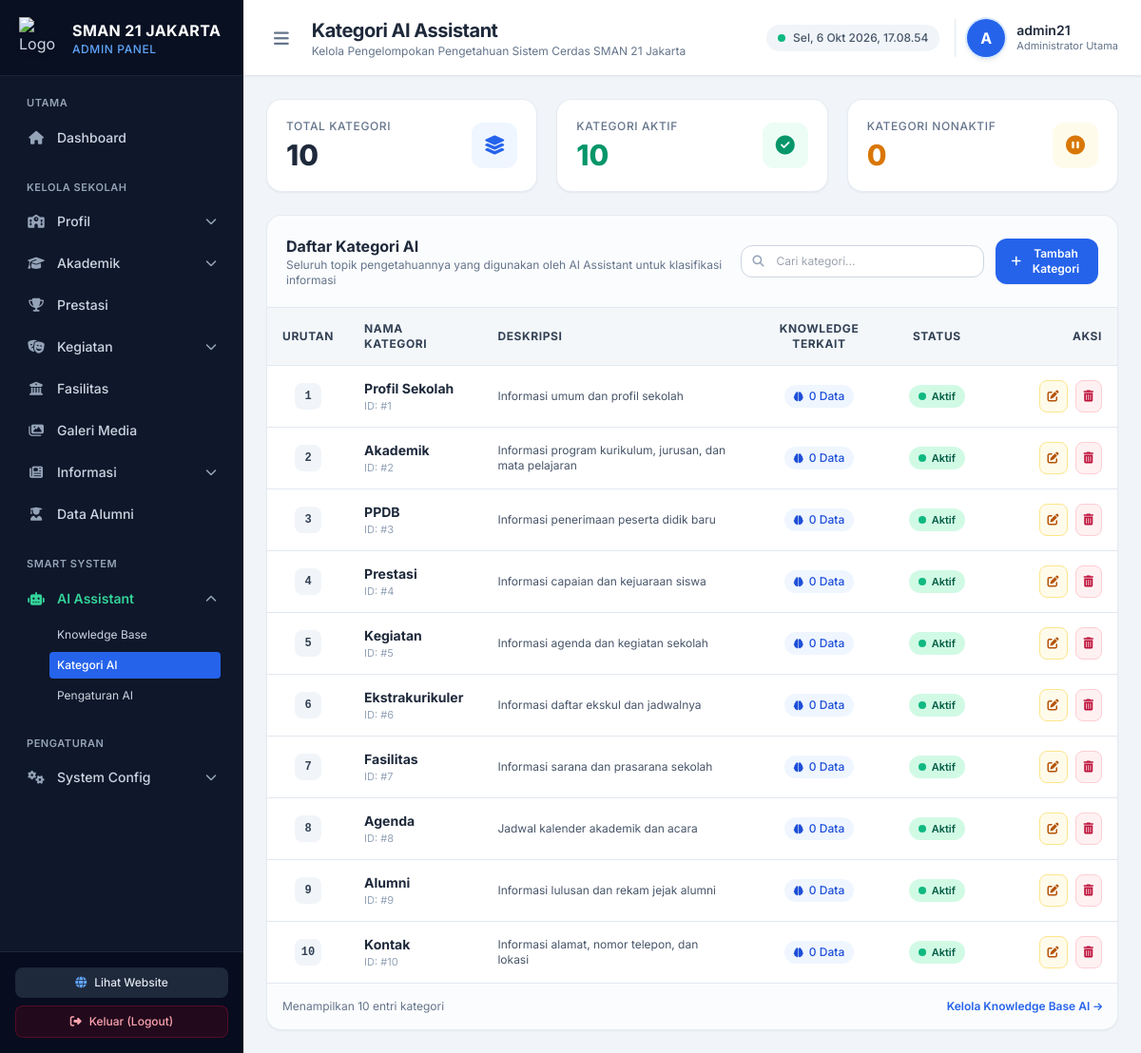
The app's page /admin/ai-assistant/kategori.php with its own data.
### tables this page shows
CREATE TABLE `ai_kategori` (
  `id` int(11) NOT NULL,
  `nama_kategori` varchar(100) NOT NULL,
  `deskripsi` text DEFAULT NULL,
  `urutan` int(11) NOT NULL DEFAULT 1,
  `status_aktif` tinyint(1) NOT NULL DEFAULT 1
);

### admin/ai-assistant/kategori.php (the view, shortened to what the rows shown need)
<?php
$host = 'sql305.byethost3.com';
$user = 'b3_43046986';
$pass = 'J@karta5';
$db   = 'b3_43046986_sman21jkt';
$conn = @mysqli_connect($host, $user, $pass, $db);
if ($conn) {
    mysqli_set_charset($conn, "utf8mb4");
}
$kategori_list = [];
if ($conn) {
    $sql = "SELECT k.*, COUNT(w.id) AS total_knowledge
            FROM ai_kategori k
            LEFT JOIN ai_knowledge w ON k.id = w.kategori_id ";
    $sql .= "GROUP BY k.id ORDER BY k.urutan ASC, k.id ASC";
    $result = @mysqli_query($conn, $sql);
    if ($result) {
        while ($row = mysqli_fetch_assoc($result)) {
            $kategori_list[] = $row;
        }
    }
}
?>
<!DOCTYPE html>
<html lang="id">
<head>
    <script src="https://cdn.tailwindcss.com"></script>
    <link rel="stylesheet" href="https://cdnjs.cloudflare.com/ajax/libs/font-awesome/6.4.0/css/all.min.css">
</head>
<body class="bg-slate-50 font-sans text-slate-800 antialiased flex h-screen overflow-hidden">
    <aside id="sidebar" class="w-64 bg-slate-900 text-slate-300 flex flex-col flex-shrink-0 transition-all duration-300 z-30">
        <div class="h-20 flex items-center gap-3 px-5 border-b border-slate-800/80 bg-slate-950/40">
            <div class="leading-tight">
                <h1 class="font-bold text-white text-base tracking-wide">SMAN 21 JAKARTA</h1>
            </div>
        </div>
    </aside>
    <div class="flex-1 flex flex-col min-w-0 overflow-hidden bg-slate-100">
        <header class="h-20 bg-white border-b border-slate-200 flex items-center justify-between px-6 z-10 shadow-sm">
            <div class="flex items-center gap-4">
                <div>
                    <h2 class="text-xl font-bold text-slate-800 tracking-tight">Kategori AI Assistant</h2>
                </div>
            </div>
        </header>
        <main class="flex-1 overflow-y-auto p-6 space-y-6">
            <div class="bg-white rounded-2xl border border-slate-200/80 shadow-sm flex flex-col overflow-hidden">
                <div class="overflow-x-auto">
                    <table class="w-full text-left text-xs text-slate-600">
                        <thead class="bg-slate-100/80 text-slate-700 font-semibold uppercase tracking-wider border-b border-slate-200">
                            <tr>
                                <th class="py-3.5 px-4 w-16 text-center">Urutan</th>
                                <th class="py-3.5 px-4">Nama Kategori</th>
                                <th class="py-3.5 px-4">Deskripsi</th>
                                <th class="py-3.5 px-4 text-center">Knowledge Terkait</th>
                                <th class="py-3.5 px-4 text-center">Status</th>
                                <th class="py-3.5 px-4 text-right w-36">Aksi</th>
                            </tr>
                        </thead>
                        <tbody class="divide-y divide-slate-200">
                            <?php if (!empty($kategori_list)): ?>
                                <?php foreach ($kategori_list as $kat): ?>
                                    <tr class="hover:bg-slate-50/80 transition">
                                        <td class="py-3.5 px-4 text-center font-semibold text-slate-500">
                                            <span class="inline-flex items-center justify-center w-7 h-7 rounded-lg bg-slate-100 text-slate-700 font-mono text-xs">
                                                <?= (int)$kat['urutan'] ?>
                                            </span>
                                        </td>
                                        <td class="py-3.5 px-4">
                                            <p class="font-bold text-slate-800 text-sm"><?= htmlspecialchars($kat['nama_kategori']) ?></p>
                                            <p class="text-[11px] text-slate-400">ID: #<?= $kat['id'] ?></p>
                                        </td>
                                        <td class="py-3.5 px-4 max-w-sm">
                                            <p class="text-slate-600 truncate-2-lines">
                                                <?= !empty($kat['deskripsi']) ? htmlspecialchars($kat['deskripsi']) : '<span class="italic text-slate-400">Tidak ada deskripsi</span>' ?>
                                            </p>
                                        </td>
                                        <td class="py-3.5 px-4 text-center">
                                            <a href="knowledge.php?kategori=<?= $kat['id'] ?>" class="inline-flex items-center gap-1.5 px-2.5 py-1 rounded-full bg-blue-50 text-blue-700 font-medium hover:bg-blue-100 transition">
                                                <i class="fa-solid fa-brain text-[10px]"></i>
                                                <span><?= (int)$kat['total_knowledge'] ?> Data</span>
                                            </a>
                                        </td>
                                        <td class="py-3.5 px-4 text-center">
                                            <form method="POST" action="kategori.php" class="inline-block">
                                                <button type="submit" class="inline-flex items-center gap-1.5 px-2.5 py-1 rounded-full text-[11px] font-semibold transition <?= $kat['status_aktif'] == 1 ? 'bg-emerald-100 text-emerald-800 hover:bg-emerald-200' : 'bg-slate-100 text-slate-600 hover:bg-slate-200' ?>" title="Klik untuk mengubah status">
                                                    <span class="w-2 h-2 rounded-full <?= $kat['status_aktif'] == 1 ? 'bg-emerald-500' : 'bg-slate-400' ?>"></span>
                                                    <?= $kat['status_aktif'] == 1 ? 'Aktif' : 'Nonaktif' ?>
                                                </button>
                                            </form>
                                        </td>
                                        <td class="py-3.5 px-4 text-right">
                                            <div class="flex items-center justify-end gap-2">
                                                <button onclick='openEditModal(<?= json_encode($kat, JSON_HEX_APOS | JSON_HEX_QUOT) ?>)' class="p-2 rounded-lg bg-amber-50 hover:bg-amber-100 text-amber-700 border border-amber-200 transition" title="Edit Kategori">
                                                    <i class="fa-solid fa-pen-to-square text-xs"></i>
                                                </button>
                                                <form method="POST" action="kategori.php" onsubmit="return confirm('Apakah Anda yakin ingin menghapus kategori ini?')" class="inline-block">
                                                    <button type="submit" class="p-2 rounded-lg bg-rose-50 hover:bg-rose-100 text-rose-700 border border-rose-200 transition" title="Hapus Kategori">
                                                        <i class="fa-solid fa-trash-can text-xs"></i>
                                                    </button>
                                                </form>
                                            </div>
                                        </td>
                                    </tr>
                                <?php endforeach; ?>
                            <?php endif; ?>
                        </tbody>
                    </table>
                </div>
            </div>
        </main>
    </div>
</body>
</html>

### records on screen
ai_kategori: urutan "1", nama_kategori "Profil Sekolah", id "1", deskripsi "Informasi umum dan profil sekolah", total_knowledge "0", status_aktif 1 (drawn)
ai_kategori: urutan "2", nama_kategori "Akademik", id "2", deskripsi "Informasi program kurikulum, jurusan, dan mata pelajaran", total_knowledge "0", status_aktif 1 (drawn)
ai_kategori: urutan "3", nama_kategori "PPDB", id "3", deskripsi "Informasi penerimaan peserta didik baru", total_knowledge "0", status_aktif 1 (drawn)
ai_kategori: urutan "4", nama_kategori "Prestasi", id "4", deskripsi "Informasi capaian dan kejuaraan siswa", total_knowledge "0", status_aktif 1 (drawn)
ai_kategori: urutan "5", nama_kategori "Kegiatan", id "5", deskripsi "Informasi agenda dan kegiatan sekolah", total_knowledge "0", status_aktif 1 (drawn)
ai_kategori: urutan "6", nama_kategori "Ekstrakurikuler", id "6", deskripsi "Informasi daftar ekskul dan jadwalnya", total_knowledge "0", status_aktif 1 (drawn)
ai_kategori: urutan "7", nama_kategori "Fasilitas", id "7", deskripsi "Informasi sarana dan prasarana sekolah", total_knowledge "0", status_aktif 1 (drawn)
ai_kategori: urutan "8", nama_kategori "Agenda", id "8", deskripsi "Jadwal kalender akademik dan acara", total_knowledge "0", status_aktif 1 (drawn)
ai_kategori: urutan "9", nama_kategori "Alumni", id "9", deskripsi "Informasi lulusan dan rekam jejak alumni", total_knowledge "0", status_aktif 1 (drawn)
ai_kategori: urutan "10", nama_kategori "Kontak", id "10", deskripsi "Informasi alamat, nomor telepon, dan lokasi", total_knowledge "0", status_aktif 1 (drawn)

### other values on screen
substr($admin_username, 0, 1) "A"
$admin_username "admin21"
$total_kategori "10"
$total_aktif "10"
$total_nonaktif "0"
count($kategori_list) "10"
